Frame 1 (no input): blank canvas, image omitted
Frame 60 (the mouse pressed at the canvas centre just before this capture): blank canvas, image omitted
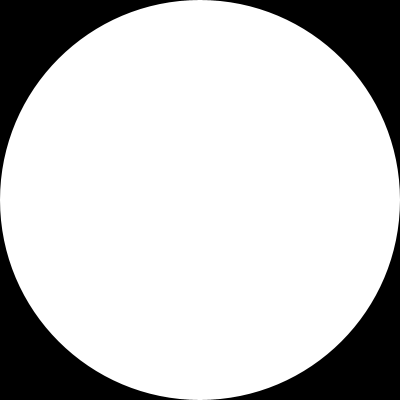
Frame 120 (the mouse held since frame 60 and released just before this capture)

The Processing sketch whose frames 1 and 60 were blank and that drew this single picture after the mouse press (run headless with seeded random() and noise(); from frame 60 on, the mouse is pressed at the canvas centre):

// Processing sketch: trails
// ── trails.pde
int num = 60;
float mx[] = new float[num];
float my[] = new float[num];
float size[] = new float[num];

void setup() {
  size(400, 400);
  strokeWeight(10);
  smooth();
}

void draw() { 
  background(0); 
  fill(255);
  noStroke();
  
  int which = frameCount % num;
  mx[which] = mouseX;
  my[which] = mouseY;
  size[which] = abs(mouseX-pmouseX) + abs(mouseY-pmouseY);

  for (int i = 0; i < num; i++) {
    int index = (which+1 + i) % num;
    ellipse(mx[index], my[index], size[index], size[index]);
  }
}
